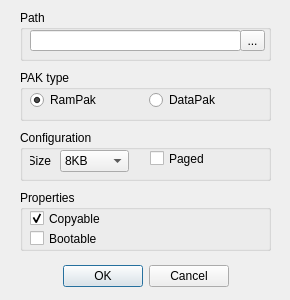
<?xml version="1.0" encoding="UTF-8"?>
<ui version="4.0">
 <class>CreatePakDialog</class>
 <widget class="QDialog" name="CreatePakDialog">
  <property name="geometry">
   <rect>
    <x>0</x>
    <y>0</y>
    <width>290</width>
    <height>300</height>
   </rect>
  </property>
  <property name="windowTitle">
   <string>Dialog</string>
  </property>
  <widget class="QDialogButtonBox" name="buttonBox">
   <property name="geometry">
    <rect>
     <x>20</x>
     <y>260</y>
     <width>251</width>
     <height>32</height>
    </rect>
   </property>
   <property name="orientation">
    <enum>Qt::Horizontal</enum>
   </property>
   <property name="standardButtons">
    <set>QDialogButtonBox::Cancel|QDialogButtonBox::Ok</set>
   </property>
   <property name="centerButtons">
    <bool>true</bool>
   </property>
  </widget>
  <widget class="QGroupBox" name="groupBox">
   <property name="geometry">
    <rect>
     <x>20</x>
     <y>70</y>
     <width>251</width>
     <height>51</height>
    </rect>
   </property>
   <property name="title">
    <string>PAK type</string>
   </property>
   <widget class="QWidget" name="horizontalLayoutWidget">
    <property name="geometry">
     <rect>
      <x>10</x>
      <y>20</y>
      <width>231</width>
      <height>21</height>
     </rect>
    </property>
    <layout class="QHBoxLayout" name="horizontalLayout">
     <item>
      <widget class="QRadioButton" name="radioButton">
       <property name="text">
        <string>RamPak</string>
       </property>
       <property name="checked">
        <bool>true</bool>
       </property>
      </widget>
     </item>
     <item>
      <widget class="QRadioButton" name="radioButton_2">
       <property name="text">
        <string>DataPak</string>
       </property>
      </widget>
     </item>
    </layout>
   </widget>
  </widget>
  <widget class="QGroupBox" name="groupBox_2">
   <property name="geometry">
    <rect>
     <x>20</x>
     <y>130</y>
     <width>251</width>
     <height>51</height>
    </rect>
   </property>
   <property name="title">
    <string>Configuration</string>
   </property>
   <widget class="QComboBox" name="comboBox">
    <property name="geometry">
     <rect>
      <x>40</x>
      <y>20</y>
      <width>69</width>
      <height>22</height>
     </rect>
    </property>
    <item>
     <property name="text">
      <string>8KB</string>
     </property>
    </item>
    <item>
     <property name="text">
      <string>16KB</string>
     </property>
    </item>
    <item>
     <property name="text">
      <string>32KB</string>
     </property>
    </item>
    <item>
     <property name="text">
      <string>64KB</string>
     </property>
    </item>
   </widget>
   <widget class="QLabel" name="label">
    <property name="geometry">
     <rect>
      <x>10</x>
      <y>20</y>
      <width>21</width>
      <height>21</height>
     </rect>
    </property>
    <property name="text">
     <string>Size</string>
    </property>
    <property name="alignment">
     <set>Qt::AlignRight|Qt::AlignTrailing|Qt::AlignVCenter</set>
    </property>
   </widget>
   <widget class="QCheckBox" name="checkBox">
    <property name="geometry">
     <rect>
      <x>130</x>
      <y>20</y>
      <width>111</width>
      <height>17</height>
     </rect>
    </property>
    <property name="text">
     <string>Paged</string>
    </property>
   </widget>
  </widget>
  <widget class="QGroupBox" name="groupBox_3">
   <property name="geometry">
    <rect>
     <x>20</x>
     <y>190</y>
     <width>251</width>
     <height>61</height>
    </rect>
   </property>
   <property name="title">
    <string>Properties</string>
   </property>
   <widget class="QCheckBox" name="checkBox_3">
    <property name="geometry">
     <rect>
      <x>10</x>
      <y>20</y>
      <width>231</width>
      <height>17</height>
     </rect>
    </property>
    <property name="text">
     <string>Copyable</string>
    </property>
    <property name="checked">
     <bool>true</bool>
    </property>
   </widget>
   <widget class="QCheckBox" name="checkBox_4">
    <property name="geometry">
     <rect>
      <x>10</x>
      <y>40</y>
      <width>231</width>
      <height>17</height>
     </rect>
    </property>
    <property name="text">
     <string>Bootable</string>
    </property>
   </widget>
  </widget>
  <widget class="QGroupBox" name="groupBox_4">
   <property name="geometry">
    <rect>
     <x>20</x>
     <y>10</y>
     <width>251</width>
     <height>51</height>
    </rect>
   </property>
   <property name="title">
    <string>Path</string>
   </property>
   <widget class="QLineEdit" name="lineEdit">
    <property name="geometry">
     <rect>
      <x>10</x>
      <y>20</y>
      <width>211</width>
      <height>21</height>
     </rect>
    </property>
   </widget>
   <widget class="QToolButton" name="toolButton">
    <property name="geometry">
     <rect>
      <x>220</x>
      <y>20</y>
      <width>25</width>
      <height>21</height>
     </rect>
    </property>
    <property name="text">
     <string>...</string>
    </property>
   </widget>
  </widget>
 </widget>
 <resources/>
 <connections>
  <connection>
   <sender>buttonBox</sender>
   <signal>accepted()</signal>
   <receiver>CreatePakDialog</receiver>
   <slot>accept()</slot>
   <hints>
    <hint type="sourcelabel">
     <x>248</x>
     <y>254</y>
    </hint>
    <hint type="destinationlabel">
     <x>157</x>
     <y>274</y>
    </hint>
   </hints>
  </connection>
  <connection>
   <sender>buttonBox</sender>
   <signal>rejected()</signal>
   <receiver>CreatePakDialog</receiver>
   <slot>reject()</slot>
   <hints>
    <hint type="sourcelabel">
     <x>316</x>
     <y>260</y>
    </hint>
    <hint type="destinationlabel">
     <x>286</x>
     <y>274</y>
    </hint>
   </hints>
  </connection>
 </connections>
</ui>
